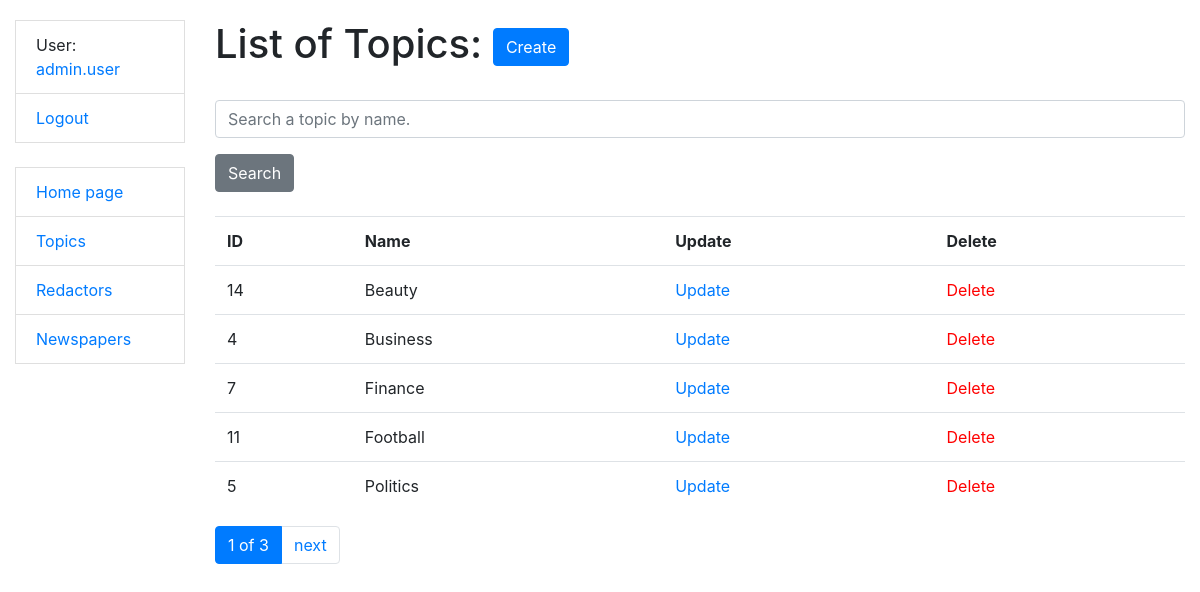
Page /topics/ (signed in) on the committed database.
### catalog/models.py (models this page shows, shortened)
class Redactor(AbstractUser):
    years_of_experience = models.IntegerField(null=True, blank=True)
    def get_absolute_url(self):
        return reverse("catalog:redactor-detail", kwargs={"pk": self.pk})

class Topic(models.Model):
    name = models.CharField(max_length=100)

### catalog/views.py (the view)
# urls.py: path('topics/', TopicListView.as_view(), name='topic-list'),
class TopicListView(LoginRequiredMixin, generic.ListView):
    model = Topic
    queryset = Topic.objects.all().order_by('name')
    paginate_by = 5
    def get_context_data(self, *, object_list=None, **kwargs):
        context = super(TopicListView,self).get_context_data(**kwargs)
        name = self.request.GET.get("name")
        context["search_form"] = TopicSearchForm(
            initial={
                "name": name
            }
        )
        return context
    def get_queryset(self):
        queryset = Topic.objects.all()
        form = TopicSearchForm(self.request.GET)
        if form.is_valid():
            return self.queryset.filter(
                name__icontains=form.cleaned_data["name"]
            )
        return queryset

### catalog/forms.py
class TopicSearchForm(forms.Form):
    name = forms.CharField(
        max_length=255,
        required=False,
        label="",
        widget=forms.TextInput(
            attrs={
                "placeholder": "Search a topic by name."
            }
        )
    )

### catalog/context_processor.py (called while the page is built)
def cfg_assets_root(request):
    return {'ASSETS_ROOT': settings.ASSETS_ROOT}

### templates/catalog/topic_list.html
{% extends "base.html" %}
{% load crispy_forms_filters %}
{% block content %}
  <h1>
    List of Topics:
    <a href="{% url 'catalog:topic-create' %}" class="btn btn-primary link-to-page">
    Create
    </a>
  </h1>
  <br>
  <form action="" method="get">
    {{ search_form|crispy }}
    <input type="submit" value="Search" class="btn btn-secondary">
  </form>
  <br>
  {% if topic_list %}
    <table class="table">
      <tr>
        <th>ID</th>
        <th>Name</th>
        <th>Update</th>
        <th>Delete</th>
      </tr>
    {% for topic in topic_list %}
      <tr>
        <td>{{ topic.id }}</td>
        <td>{{ topic.name }}</td>
        <td><a href="{% url 'catalog:topic-update' topic.id %}">Update</a></td>
        <td><a style="color: red"
               href="{% url 'catalog:topic-delete' topic.id %}">
          Delete
            </a>
        </td>
      </tr>
    {% endfor %}
    </table>
  {% else %}
    <p>There are no topics.</p>
  {% endif %}
{% endblock %}

### templates/base.html (shortened to what this page needs)
<!DOCTYPE html>
<html lang="en">
<head>
  <link rel="stylesheet" href="https://cdn.jsdelivr.net/npm/bootstrap@4.6.2/dist/css/bootstrap.min.css"
>
  {% load static %}
  <link rel="stylesheet" href="{% static 'css/styles.css' %}">
</head>
<body>
<div class="container-fluid">
  <div class="row">
  <div class="col-sm-2">
  {% block sidebar %}
    {% include "includes/sidebar.html" %}
  {% endblock %}
  </div>
  <div class="col-sm-10">
    {% block content %}{% endblock %}
  {% block pagination %}
    {% include "includes/pagination.html" %}
  {% endblock %}
  </div>
  </div>
</div>
</body>

### templates/includes/sidebar.html
<ul class="sidebar-nav" list-group>
  {% if user.is_authenticated %}
    <li class="list-group-item">User: <a href="{{ user.get_absolute_url }}">{{ user.get_username }}</a></li>
    <li class="list-group-item"><a href="{% url 'logout' %}?next={{ request.path }}">Logout</a></li>
  {% else %}
  <li class="list-group-item"><a href="{% url 'login' %}?next={{ request.path }}">Login</a></li>
  {% endif %}
  <br>
  <li class="list-group-item">
    <a href="{% url 'catalog:index' %}">Home page</a>
  </li>
  <li class="list-group-item">
    <a href="{% url 'catalog:topic-list' %}">Topics</a>
  </li>
  <li class="list-group-item">
    <a href="{% url 'catalog:redactor-list' %}">Redactors</a>
  </li>
  <li class="list-group-item">
    <a href="{% url 'catalog:newspaper-list' %}">Newspapers</a>
  </li>
</ul>

### templates/includes/pagination.html (shortened to what this page needs)
{% if is_paginated %}
  <ul class="pagination">
    <li class="page-item active">
      <span class="page-link">{{ page_obj.number }} of {{ paginator.num_pages }}</span>
    </li>
    {% if page_obj.has_next %}
      <li class="page-item">
        <a href="?page= {{ page_obj.next_page_number }}" class="page-link">next</a>
      </li>
    {% endif %}
  </ul>
{% endif %}

### static/css/styles.css (style rules this page uses)
body { margin-top: 20px; }
.sidebar-nav { padding: 0; list-style: None; }

### rows in the picture
Redactor: get_username "admin.user"
Topic: id "14", name "Beauty"
Topic: id "4", name "Business"
Topic: id "7", name "Finance"
Topic: id "11", name "Football"
Topic: id "5", name "Politics"

### other values in the picture
{{ page_obj.number }} "1"
{{ paginator.num_pages }} "3"
